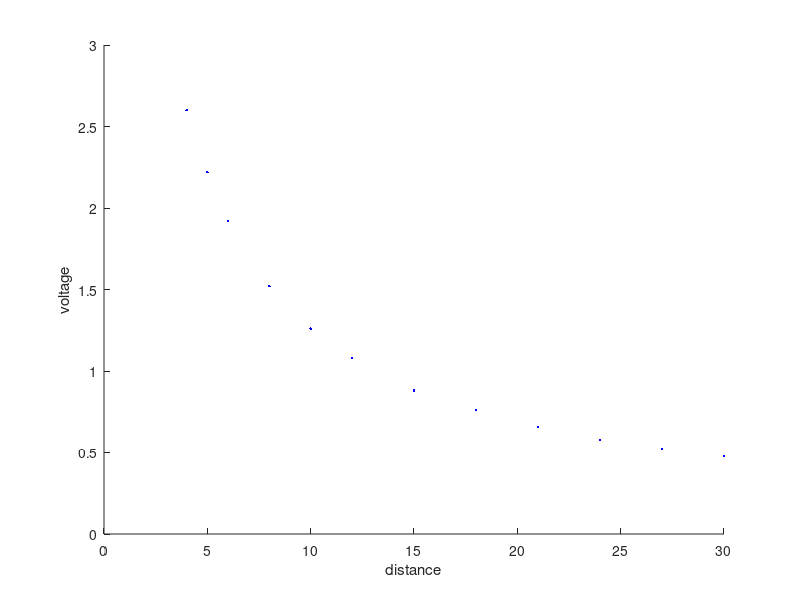
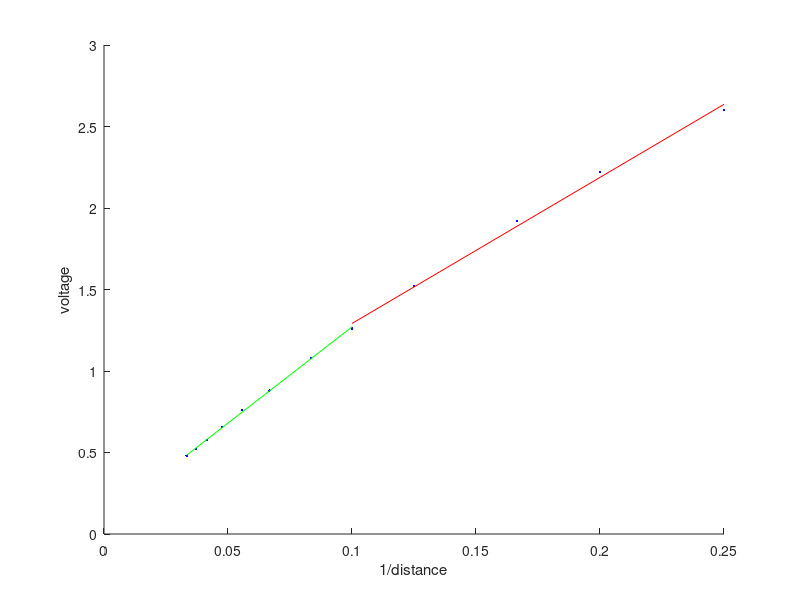

Write the MATLAB code that produced these figures, in order.
function fbsens1

close all

% 4cm-30cm, used on front of car
distance=[4:1:6,8:2:12,15:3:30];
voltage=[2.6,2.22,1.92,1.52,1.26,1.08,.88,.76,.656,.576,.52,.48];

invdist=1./distance;

[line1]=polyfit(invdist(5:end),voltage(5:end),1)
[line2]=polyfit(invdist(1:5),voltage(1:5),1)


figure(1)
hold on
plot(distance,voltage,'b.');

xlabel('distance')
ylabel('voltage')
hold off


figure(2)
hold on
plot(invdist,voltage,'b.');
plot(invdist(5:end),polyval(line1,invdist(5:end)),'g');
plot(invdist(1:5),polyval(line2,invdist(1:5)),'r');

xlabel('1/distance')
ylabel('voltage')
hold off